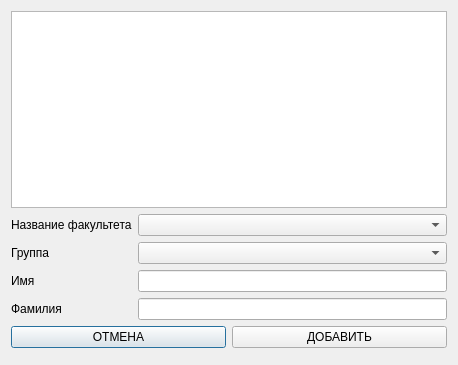
<?xml version="1.0" encoding="UTF-8"?>
<ui version="4.0">
 <class>Dialog</class>
 <widget class="QDialog" name="Dialog">
  <property name="geometry">
   <rect>
    <x>0</x>
    <y>0</y>
    <width>458</width>
    <height>365</height>
   </rect>
  </property>
  <property name="windowTitle">
   <string>Dialog</string>
  </property>
  <layout class="QVBoxLayout" name="verticalLayout">
   <item>
    <widget class="QListWidget" name="listWidget">
     <property name="focusPolicy">
      <enum>Qt::NoFocus</enum>
     </property>
    </widget>
   </item>
   <item>
    <layout class="QFormLayout" name="formLayout">
     <item row="2" column="0">
      <widget class="QLabel" name="faculty_">
       <property name="text">
        <string>Название факультета</string>
       </property>
      </widget>
     </item>
     <item row="4" column="0">
      <widget class="QLabel" name="group_">
       <property name="text">
        <string>Группа</string>
       </property>
      </widget>
     </item>
     <item row="5" column="0">
      <widget class="QLabel" name="name_">
       <property name="text">
        <string>Имя</string>
       </property>
      </widget>
     </item>
     <item row="5" column="1">
      <widget class="QLineEdit" name="name"/>
     </item>
     <item row="6" column="1">
      <widget class="QLineEdit" name="lastName"/>
     </item>
     <item row="6" column="0">
      <widget class="QLabel" name="lastName_">
       <property name="text">
        <string>Фамилия</string>
       </property>
      </widget>
     </item>
     <item row="2" column="1">
      <widget class="QComboBox" name="comboBox"/>
     </item>
     <item row="4" column="1">
      <widget class="QComboBox" name="comboBox_2"/>
     </item>
    </layout>
   </item>
   <item>
    <layout class="QHBoxLayout" name="horizontalLayout">
     <item>
      <widget class="QPushButton" name="cancel">
       <property name="text">
        <string>ОТМЕНА</string>
       </property>
      </widget>
     </item>
     <item>
      <widget class="QPushButton" name="add">
       <property name="text">
        <string>ДОБАВИТЬ</string>
       </property>
      </widget>
     </item>
    </layout>
   </item>
   <item>
    <widget class="QDialogButtonBox" name="buttonBox">
     <property name="orientation">
      <enum>Qt::Horizontal</enum>
     </property>
    </widget>
   </item>
  </layout>
 </widget>
 <resources/>
 <connections>
  <connection>
   <sender>buttonBox</sender>
   <signal>accepted()</signal>
   <receiver>Dialog</receiver>
   <slot>accept()</slot>
   <hints>
    <hint type="sourcelabel">
     <x>248</x>
     <y>254</y>
    </hint>
    <hint type="destinationlabel">
     <x>157</x>
     <y>274</y>
    </hint>
   </hints>
  </connection>
  <connection>
   <sender>buttonBox</sender>
   <signal>rejected()</signal>
   <receiver>Dialog</receiver>
   <slot>reject()</slot>
   <hints>
    <hint type="sourcelabel">
     <x>316</x>
     <y>260</y>
    </hint>
    <hint type="destinationlabel">
     <x>286</x>
     <y>274</y>
    </hint>
   </hints>
  </connection>
 </connections>
</ui>
